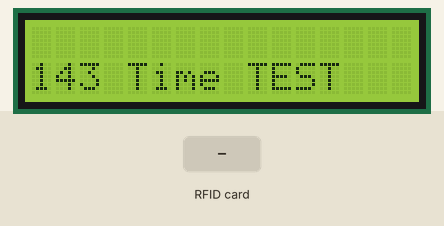
A sketch run on a simulated ESP8266 (NodeMCU). Shown: 16×2 character LCD. The test bench sets the inputs (shaded band). WiFi joins after 1.5 s; servers stay silent unless stated; what the sketch prints to the serial monitor is not drawn.

Above: at 3.1 s.
3.2 s: RFID card 5E 7A 19 C4 held to the reader
At 4.3 s:
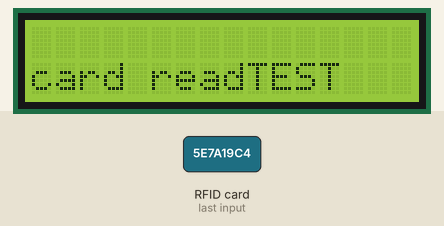
Timing chart, 0 to 6.2 s (numbered marks = the images above; inputs shaded):
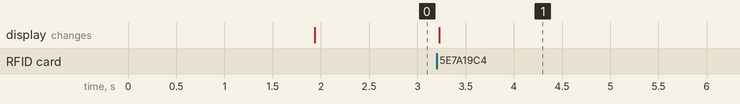

The sketch:

ESP8266-MFRC522.ino
```cpp
/*
Many thanks to nikxha from the ESP8266 forum
*/

#include <ESP8266WiFi.h>
#include <SPI.h>
#include <MFRC522.h>

/* wiring the MFRC522 to ESP8266 (ESP-12)
RST     = GPIO5
SDA(SS) = GPIO4
MOSI    = GPIO13
MISO    = GPIO12
SCK     = GPIO14
GND     = GND
3.3V    = 3.3V
*/

#include <Wire.h>  // This library is already built in to the Arduino IDE
#include <LiquidCrystal_I2C.h> //This library you can add via Include Library > Manage Library >
LiquidCrystal_I2C lcd(0x27, 16, 2);


#define RST_PIN 2  //5 RST-PIN für RC522 - RFID - SPI - Modul GPIO5
#define SS_PIN 15  //4 SDA-PIN für RC522 - RFID - SPI - Modul GPIO4

const char *ssid =  "jomarAP-SP";     // change according to your Network - cannot be longer than 32 characters!
const char *pass =  "maquinay1"; // change according to your Network

MFRC522 mfrc522(SS_PIN, RST_PIN); // Create MFRC522 instance

void setup() {
  Serial.begin(9600);    // Initialize serial communications
  delay(250);
  Serial.println(F("Booting...."));

  SPI.begin();           // Init SPI bus
  mfrc522.PCD_Init();    // Init MFRC522

  WiFi.begin(ssid, pass);

  int retries = 0;
  while ((WiFi.status() != WL_CONNECTED) && (retries < 10)) {
    retries++;
    delay(500);
    Serial.print(".");
  }
  if (WiFi.status() == WL_CONNECTED) {
    Serial.println(F("WiFi connected"));
  }

  Serial.println(F("Ready!"));
  Serial.println(F("======================================================"));
  Serial.println(F("Scan for Card and print UID:"));

  lcd.init();   // initializing the LCD
  lcd.backlight(); // Enable or Turn On the backlight
  lcd.setCursor(0, 1);
  lcd.print("16x2 LCD TEST"); // Start Print text to Line 1
  lcd.setCursor(0, 2);
  lcd.print("143 Time"); // Start Print Test to Line 2

}

void loop() {
  // Look for new cards
  if ( ! mfrc522.PICC_IsNewCardPresent()) {
    delay(50);
    return;
  }
  // Select one of the cards
  if ( ! mfrc522.PICC_ReadCardSerial()) {
    delay(50);
    return;
  }
  // Show some details of the PICC (that is: the tag/card)
  Serial.print(F("Card UID:"));
  lcd.setCursor(0, 1);
  lcd.print("card read"); // Start Print Test to Line 2
  dump_byte_array(mfrc522.uid.uidByte, mfrc522.uid.size);
  Serial.println();
}

// Helper routine to dump a byte array as hex values to Serial
void dump_byte_array(byte *buffer, byte bufferSize) {
  for (byte i = 0; i < bufferSize; i++) {
    Serial.print(buffer[i] < 0x10 ? " 0" : " ");
    Serial.print(buffer[i], HEX);
  }
}
```

Measured:
- after the input at 3.2 s, the display: changes at once (image 1)
